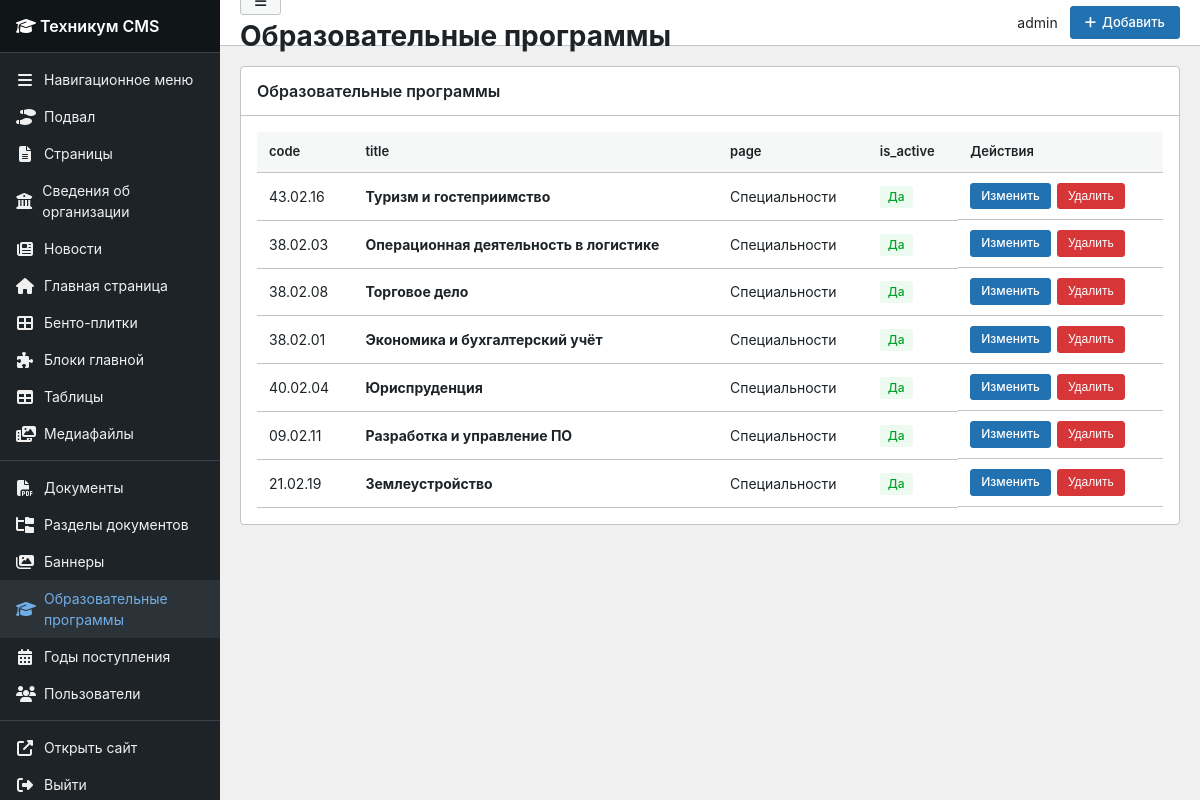
The app's page /panel/programs/ (signed in) with its own data.
### cms/models.py (models this page shows, shortened)
class EducationalProgram(models.Model):
    page = models.ForeignKey(
        Page,
        on_delete=models.CASCADE,
        related_name='edu_programs',
        verbose_name='Страница',
        null=True, blank=True
    )
    code = models.CharField('Код специальности', max_length=20, blank=True)
    title = models.CharField('Название специальности', max_length=300)
    qualification = models.CharField('Квалификация', max_length=200, blank=True)
    duration = models.CharField('Срок обучения', max_length=100, blank=True)
    form = models.CharField('Форма обучения', max_length=100, blank=True, default='Очная')
    icon = models.CharField(
        'Иконка FontAwesome',
        max_length=100,
        default='fas fa-graduation-cap',
        blank=True,
        help_text='Например: fas fa-calculator',
    )
    description = models.TextField('Описание (для карточки)', blank=True)
    image = models.ImageField('Изображение', upload_to='programs/', blank=True)
    show_on_homepage = models.BooleanField('Показывать на главной', default=True)
    order = models.IntegerField('Порядок', default=0)
    is_active = models.BooleanField('Активна', default=True)
    class Meta:
        verbose_name = 'Образовательная программа'
        verbose_name_plural = 'Образовательные программы'
        ordering = ['order', 'code']

class Page(models.Model):
    title = models.CharField('Заголовок', max_length=200)
    slug = models.SlugField('URL', max_length=200, unique=True, blank=True)
    description = models.TextField('Описание', blank=True)
    content = RichTextUploadingField('Содержимое', blank=True)
    order = models.IntegerField('Порядок', default=0)
    parent = models.ForeignKey(
        'self',
        on_delete=models.SET_NULL,
        null=True,
        blank=True,
        related_name='subpages',
        verbose_name='Родительская страница'
    )
    is_published = models.BooleanField('Опубликовано', default=True)
    show_in_menu = models.BooleanField('Показывать в меню', default=False)
    meta_title = models.CharField('Meta Title', max_length=200, blank=True)
    meta_description = models.TextField('Meta Description', blank=True)
    meta_keywords = models.CharField('Meta Keywords', max_length=200, blank=True)
    created_at = models.DateTimeField('Создано', auto_now_add=True)
    updated_at = models.DateTimeField('Обновлено', auto_now=True)
    class Meta:
        verbose_name = 'Страница'
        verbose_name_plural = 'Страницы'
        ordering = ['-created_at']

### cms/panel_views.py (the view)
# urls.py: path('programs/', panel_views.program_list, name='program_list'),
@staff_required
def program_list(request):
    items = EducationalProgram.objects.select_related('page').order_by('order', 'code')
    return render(request, 'panel/object_list.html', {
        'objects': items,
        'active_menu': 'programs',
        'title': 'Образовательные программы',
        'add_url': reverse('panel:program_add'),
        'edit_url_name': 'panel:program_edit',
        'delete_url_name': 'panel:program_delete',
        'columns': ['code', 'title', 'page', 'is_active'],
    })

### cms/context_processors.py (called while the page is built)
def _dedupe_root_menu(items):
    items = list(items)
    best = {}
    for item in items:
        key = (item.title or '').strip().casefold()
        if not key:
            continue
        children = item.get_children().filter(is_active=True).count()
        score = (1 if item.page_id else 0, children, -item.order, item.pk)
        prev = best.get(key)
        if prev is None or score > prev[1]:
            best[key] = (item.pk, score)
    keep = {pk for pk, _ in best.values()}
    return [item for item in items if item.pk in keep]

def get_root_menu_items():
    menu_items = MenuItem.objects.filter(
        parent=None, is_active=True
    ).order_by('order', 'title')
    return _dedupe_root_menu(menu_items)

def site_context(request):
    homepage = HomePage.load()
    return {
        'site_settings': homepage,
        'menu_items': get_root_menu_items(),
    }

### cms/models.py (called while the page is built)
    @classmethod
    def load(cls):
        obj, created = cls.objects.get_or_create(pk=1)
        return obj

### cms/panel_views.py (called while the page is built)
def staff_required(view_func):
    decorated = login_required(
        user_passes_test(lambda u: u.is_staff)(view_func)
    )
    return decorated

### cms/templatetags/panel_tags.py (called while the page is built)
@register.filter
def get_attr(obj, attr):
    val = getattr(obj, attr, None)
    if val is None:
        return ''
    if isinstance(val, (str, int, float, bool)):
        return val
    if hasattr(val, 'get_block_type_display'):
        return val.get_block_type_display()
    if hasattr(val, 'get_doc_type_display'):
        return val.get_doc_type_display()
    if hasattr(val, 'title'):
        return val.title
    return str(val)

### templates/panel/object_list.html (shortened to what this page needs)
{% extends 'panel/base.html' %}
{% load panel_tags %}
{% block topbar_actions %}
<a href="{{ add_url }}" class="btn btn-primary"><i class="fas fa-plus"></i> Добавить</a>
{% endblock %}
{% block content %}
<div class="wp-card">
    <div class="wp-card-header">
        <h2>{{ title }}</h2>
    </div>
    <div class="wp-card-body">
        {% if objects %}
        <table class="wp-table">
            <thead>
                <tr>
                    {% for col in columns %}
                    <th>{{ col }}</th>
                    {% endfor %}
                    <th>Действия</th>
                </tr>
            </thead>
            <tbody>
                {% for obj in objects %}
                <tr>
                    {% for col in columns %}
                    <td>
                        {% if col == 'is_published' or col == 'is_active' %}
                            {% if obj|get_attr:col %}
                            <span class="badge badge-success">Да</span>
                            {% else %}
                            <span class="badge badge-draft">Нет</span>
                            {% endif %}
                        {% elif col == 'created_at' %}
                            {{ obj.created_at|date:"d.m.Y" }}
                        {% elif col == 'title' %}
                            <strong>{{ obj.title }}</strong>
                        {% else %}
                            {{ obj|get_attr:col|default:"—" }}
                        {% endif %}
                    </td>
                    {% endfor %}
                    <td class="actions">
                        <a href="{% url edit_url_name obj.pk %}" class="btn btn-sm btn-primary">Изменить</a>
                        <form method="post" action="{% url delete_url_name obj.pk %}" style="display:inline;" onsubmit="return confirm('Удалить?');">
                            <button type="submit" class="btn btn-sm btn-danger">Удалить</button>
                        </form>
                    </td>
                </tr>
                {% endfor %}
            </tbody>
        </table>
        {% else %}
        <p style="color:#646970;padding:20px 0;">Записей нет. <a href="{{ add_url }}">Добавить первую</a></p>
        {% endif %}
    </div>
</div>
{% endblock %}

### templates/panel/base.html (shortened to what this page needs)
{% load static %}
<!DOCTYPE html>
<html lang="ru">
<head>
    <link rel="stylesheet" href="https://cdnjs.cloudflare.com/ajax/libs/font-awesome/6.4.0/css/all.min.css">
    <link rel="stylesheet" href="{% static 'panel/admin.css' %}">
</head>
<body class="{% block body_class %}{% endblock %}">
<div class="wp-admin">
    <aside class="wp-sidebar" id="wp-sidebar">
        <div class="wp-sidebar-logo">
            <a href="{% url 'panel:dashboard' %}"><i class="fas fa-graduation-cap"></i> <span>Техникум CMS</span></a>
        </div>
        <ul class="wp-menu">
            <li class="wp-menu-item {% if active_menu == 'menu' %}active{% endif %}">
                <a href="{% url 'panel:menu_list' %}"><i class="fas fa-bars"></i> <span>Навигационное меню</span></a>
            </li>
            <li class="wp-menu-item {% if active_menu == 'footer' %}active{% endif %}">
                <a href="{% url 'panel:footer' %}"><i class="fas fa-shoe-prints"></i> <span>Подвал</span></a>
            </li>
            <li class="wp-menu-item {% if active_menu == 'pages' %}active{% endif %}">
                <a href="{% url 'panel:page_list' %}"><i class="fas fa-file-lines"></i> <span>Страницы</span></a>
            </li>
            <li class="wp-menu-item {% if active_menu == 'organization' %}active{% endif %}">
                <a href="{% url 'panel:organization_hub' %}"><i class="fas fa-building-columns"></i> <span>Сведения об организации</span></a>
            </li>
            <li class="wp-menu-item {% if active_menu == 'news' %}active{% endif %}">
                <a href="{% url 'panel:news_list' %}"><i class="fas fa-newspaper"></i> <span>Новости</span></a>
            </li>
            <li class="wp-menu-item {% if active_menu == 'homepage' %}active{% endif %}">
                <a href="{% url 'panel:homepage' %}"><i class="fas fa-house"></i> <span>Главная страница</span></a>
            </li>
            <li class="wp-menu-item {% if active_menu == 'quicklinks' %}active{% endif %}">
                <a href="{% url 'panel:quicklink_list' %}"><i class="fas fa-th-large"></i> <span>Бенто-плитки</span></a>
            </li>
            <li class="wp-menu-item {% if active_menu == 'homeblocks' %}active{% endif %}">
                <a href="{% url 'panel:homeblock_list' %}"><i class="fas fa-puzzle-piece"></i> <span>Блоки главной</span></a>
            </li>
            <li class="wp-menu-item {% if active_menu == 'tables' %}active{% endif %}">
                <a href="{% url 'panel:table_list' %}"><i class="fas fa-table"></i> <span>Таблицы</span></a>
            </li>
            <li class="wp-menu-item {% if active_menu == 'media' %}active{% endif %}">
                <a href="{% url 'panel:media' %}"><i class="fas fa-photo-film"></i> <span>Медиафайлы</span></a>
            </li>
            <li class="wp-menu-separator"></li>
            <li class="wp-menu-item {% if active_menu == 'documents' %}active{% endif %}">
                <a href="{% url 'panel:document_list' %}"><i class="fas fa-file-pdf"></i> <span>Документы</span></a>
            </li>
            <li class="wp-menu-item {% if active_menu == 'docsections' %}active{% endif %}">
                <a href="{% url 'panel:docsection_list' %}"><i class="fas fa-folder-tree"></i> <span>Разделы документов</span></a>
            </li>
            <li class="wp-menu-item {% if active_menu == 'banners' %}active{% endif %}">
                <a href="{% url 'panel:banner_list' %}"><i class="fas fa-images"></i> <span>Баннеры</span></a>
            </li>
            <li class="wp-menu-item {% if active_menu == 'programs' %}active{% endif %}">
                <a href="{% url 'panel:program_list' %}"><i class="fas fa-graduation-cap"></i> <span>Образовательные программы</span></a>
            </li>
            <li class="wp-menu-item {% if active_menu == 'admission_years' %}active{% endif %}">
                <a href="{% url 'panel:admission_year_list' %}"><i class="fas fa-calendar-alt"></i> <span>Годы поступления</span></a>
            </li>
            {% if request.user.is_superuser %}
            <li class="wp-menu-item {% if active_menu == 'users' %}active{% endif %}">
                <a href="{% url 'panel:user_list' %}"><i class="fas fa-users"></i> <span>Пользователи</span></a>
            </li>
            {% endif %}
            <li class="wp-menu-separator"></li>
            <li class="wp-menu-item">
                <a href="/" target="_blank"><i class="fas fa-external-link-alt"></i> <span>Открыть сайт</span></a>
            </li>
            <li class="wp-menu-item">
                <a href="{% url 'panel:logout' %}"><i class="fas fa-right-from-bracket"></i> <span>Выйти</span></a>
            </li>
        </ul>
    </aside>
    <div class="wp-main">
        <header class="wp-topbar">
            <div class="wp-topbar-left">
                <button type="button" class="btn btn-secondary btn-sidebar-toggle" id="btn-sidebar-toggle" title="Свернуть / развернуть меню" aria-label="Свернуть меню">
                    <i class="fas fa-bars"></i>
                </button>
                <h1>{{ title|default:"Панель управления" }}</h1>
            </div>
            <div class="wp-topbar-actions">
                <span>{{ request.user.get_full_name|default:request.user.username }}</span>
                {% block topbar_actions %}{% endblock %}
            </div>
        </header>
        <div class="wp-content">
            {% block content %}{% endblock %}
        </div>
    </div>
</div>
</body>
</html>

### static/panel/admin.css (style rules this page uses)
:root { --wp-sidebar: #1d2327; --wp-sidebar-hover: #2c3338; --wp-accent: #2271b1; --wp-accent-hover: #135e96; --wp-green: #00a32a; --wp-border: #c3c4c7; --wp-bg: #f0f0f1; --wp-text: #1d2327; --wp-muted: #646970; --sidebar-width: 220px; --topbar-height: 46px; }
* { margin: 0; padding: 0; box-sizing: border-box; }
body { font-family: -apple-system, BlinkMacSystemFont, "Segoe UI", Roboto, Oxygen-Sans, Ubuntu, Cantarell, "Helvetica Neue", sans-serif; font-size: 14px; color: var(--wp-text); background: var(--wp-bg); line-height: 1.5; }
a { color: var(--wp-accent); text-decoration: none; }
.wp-admin { display: flex; min-height: 100vh; }
.wp-sidebar { width: var(--sidebar-width); background: var(--wp-sidebar); color: #f0f0f1; position: fixed; top: 0; left: 0; bottom: 0; overflow-y: auto; z-index: 100; }
.wp-sidebar-logo { padding: 14px 16px; font-size: 16px; font-weight: 600; border-bottom: 1px solid #3c434a; background: #101517; }
.wp-sidebar-logo a { color: #fff; }
.wp-menu { list-style: none; padding: 8px 0; }
.wp-menu-item a { display: flex; align-items: center; gap: 10px; padding: 8px 16px; color: #f0f0f1; transition: background 0.15s; }
.wp-menu-item a:hover, .wp-menu-item.active a { background: var(--wp-sidebar-hover); color: #72aee6; }
.wp-menu-item i { width: 18px; text-align: center; font-size: 16px; }
.wp-menu-separator { height: 1px; background: #3c434a; margin: 8px 0; }
.wp-main { flex: 1; margin-left: var(--sidebar-width); min-height: 100vh; }
.wp-topbar { height: var(--topbar-height); background: #fff; border-bottom: 1px solid var(--wp-border); display: flex; align-items: center; justify-content: space-between; padding: 0 20px; position: sticky; top: 0; z-index: 50; }
.wp-topbar-actions { display: flex; align-items: center; gap: 12px; }
.wp-content { padding: 20px; max-width: 1200px; }
.wp-card { background: #fff; border: 1px solid var(--wp-border); border-radius: 4px; margin-bottom: 20px; }
.wp-card-header { padding: 12px 16px; border-bottom: 1px solid var(--wp-border); display: flex; align-items: center; justify-content: space-between; }
.wp-card-header h2 { font-size: 16px; font-weight: 600; }
.wp-card-body { padding: 16px; }
.wp-table { width: 100%; border-collapse: collapse; }
.wp-table th, .wp-table td { padding: 10px 12px; text-align: left; border-bottom: 1px solid var(--wp-border); }
.wp-table th { background: #f6f7f7; font-weight: 600; font-size: 13px; }
.wp-table .actions { display: flex; gap: 6px; flex-wrap: wrap; }
.btn { display: inline-flex; align-items: center; gap: 6px; padding: 6px 14px; border: 1px solid transparent; border-radius: 3px; font-size: 13px; font-weight: 500; cursor: pointer; text-decoration: none; line-height: 1.4; transition: all 0.15s; }
.btn-primary { background: var(--wp-accent); color: #fff; border-color: var(--wp-accent); }
.btn-secondary { background: #f6f7f7; color: var(--wp-text); border-color: var(--wp-border); }
.btn-danger { background: #d63638; color: #fff; border-color: #d63638; }
.btn-sm { padding: 4px 10px; font-size: 12px; }
.badge { display: inline-block; padding: 2px 8px; border-radius: 3px; font-size: 12px; font-weight: 500; }
.badge-success { background: #edfaef; color: var(--wp-green); }
.wp-card-header { display: flex; align-items: center; justify-content: space-between; gap: 12px; flex-wrap: wrap; }

### records on screen
EducationalProgram: columns "43.02.16" "Специальности", title "Туризм и гостеприимство", is_active "Да"
EducationalProgram: columns "38.02.03" "Специальности", title "Операционная деятельность в логистике", is_active "Да"
EducationalProgram: columns "38.02.08" "Специальности", title "Торговое дело", is_active "Да"
EducationalProgram: columns "38.02.01" "Специальности", title "Экономика и бухгалтерский учёт", is_active "Да"
EducationalProgram: columns "40.02.04" "Специальности", title "Юриспруденция", is_active "Да"
EducationalProgram: columns "09.02.11" "Специальности", title "Разработка и управление ПО", is_active "Да"
EducationalProgram: columns "21.02.19" "Специальности", title "Землеустройство", is_active "Да"

### other values on screen
{{ title|default:"Панель управления" }} "Образовательные программы"
{{ request.user.get_full_name|default:request.user.username }} "admin"
{{ title }} "Образовательные программы"
{{ col }} "code" "title" "page" "is_active"
